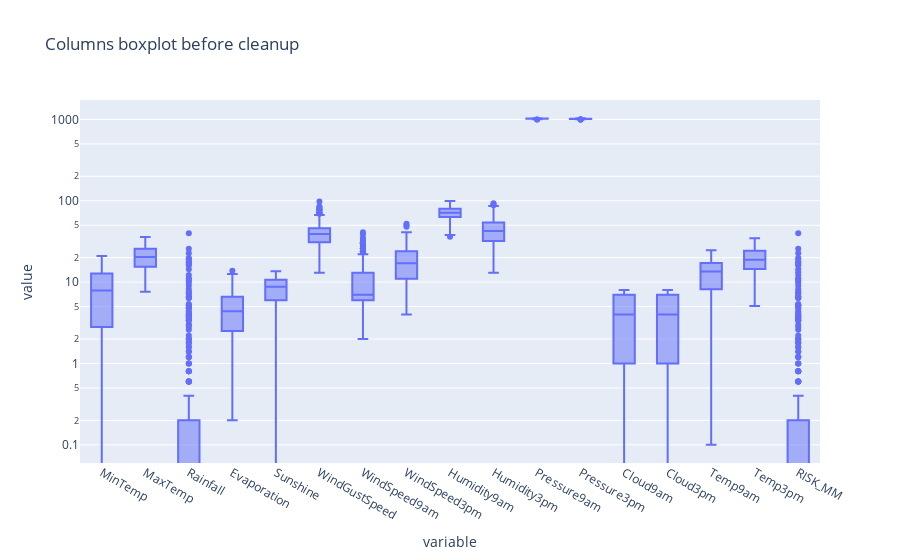

Source (notebook cell):
### Markdown cell above
## Boxplots

### Code cell
box_col = columns.copy()
box_col.remove('WindGustDir')
box_col.remove('WindDir9am')
box_col.remove('WindDir3pm')
box_col.remove('RainToday')
box_col.remove('RainTomorrow')

boxplots_before = px.box(data,
                         y=box_col,
                         title='Columns boxplot before cleanup',
                         log_y=True)
boxplots_before.show()
print("RISK_MM and RainFall have a lot of outliers, we have to clean it.")
data.drop(data.index[(data["RISK_MM"] > 3)], axis=0, inplace=True)
data.drop(data.index[(data["Rainfall"] > 3)], axis=0, inplace=True)

### Figure 1 — Plotly figure (JSON) as saved in the notebook; plotly's stock layout.template omitted (floating-point values rounded to 4 significant figures; data arrays with more than 128 entries replaced by an {"elided": "..."} marker saying what was removed)
{"data": [{"alignmentgroup": "True", "hovertemplate": "variable=%{x}<br>value=%{y}<extra></extra>", "legendgroup": "", "marker": {"color": "#636efa"}, "name": "", "notched": false, "offsetgroup": "", "orientation": "v", "showlegend": false, "type": "box", "x": {"elided": "5576 str values"}, "x0": " ", "xaxis": "x", "y": {"elided": "5576 float values"}, "y0": " ", "yaxis": "y"}], "layout": {"boxmode": "group", "legend": {"tracegroupgap": 0}, "title": {"text": "Columns boxplot before cleanup"}, "xaxis": {"anchor": "y", "domain": [0, 1], "title": {"text": "variable"}}, "yaxis": {"anchor": "x", "domain": [0, 1], "title": {"text": "value"}, "type": "log"}}}
